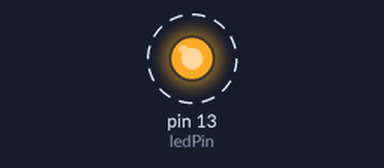
Simulated run of this sketch. Board: Arduino Uno, built with avr-gcc and run on an emulated ATmega328P. Shown: output pins drawn as LEDs (lit = HIGH). Dashed ring = blinking.

Above: at 0.5 s.
Timing chart, 0 to 4.6 s (numbered marks = the images above):
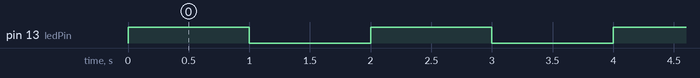

The sketch:

lampu.pub.ino
```cpp
const int ledPin = 13; // Ganti dengan pin Arduino yang terhubung ke LED

void setup() {
  pinMode(ledPin, OUTPUT); // Set pin sebagai output
}

void loop() {
  digitalWrite(ledPin, HIGH);   // Nyalakan LED (set pin HIGH)
  delay(1000);                   // Tunggu 1 detik
  digitalWrite(ledPin, LOW);    // Matikan LED (set pin LOW)
  delay(1000);                   // Tunggu 1 detik
}
```

Measured:
- by itself, pin 13 (ledPin): alternates HIGH for 1.0 s and LOW for 1.0 s
